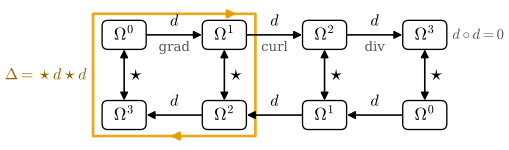

The Python source for this figure:
"""Figure 35.2.1: the diagram view of exterior calculus on R^3 (Section 35.2, Proposition 35.2.9 and
Proposition 35.2.12). Schematic.

Top row: Omega^0 -> Omega^1 -> Omega^2 -> Omega^3 joined by d (labels: grad, curl, div under the identification of
Example 35.1.11). Bottom row: Omega^3, Omega^2, Omega^1, Omega^0, placed so that each Omega^k of the top row sits
above Omega^(3-k); the bottom d arrows point to the left. Vertical double arrows are the Hodge star.
The orange loop Omega^0 -> Omega^1 -> (star) Omega^2 -> Omega^3 -> (star) Omega^0 is the Laplacian star d star d.
Self-checks (sympy, through lib/ch35.py): on R^3, star d star d f = f_xx + f_yy + f_zz, star star = 1 on every
degree, and d d = 0 on 0- and 1-forms with general coefficient functions.
"""
import sys
from pathlib import Path

import sympy as sp

import dgfig

sys.path.insert(0, str(Path(__file__).resolve().parents[1] / "lib"))
import ch35  # noqa: E402

dgfig.setup()
import matplotlib.pyplot as plt  # noqa: E402
from matplotlib.patches import FancyArrowPatch, FancyBboxPatch  # noqa: E402

C = dgfig.COLORS
x, y, z = sp.symbols("x y z", real=True)
X3 = [x, y, z]
f = sp.Function("f")(x, y, z)
lap = ch35.hodge(ch35.d(ch35.hodge(ch35.d({(): f}, X3), 3), X3), 3)
assert sp.simplify(lap.get((), 0) - ch35.laplacian(f, X3)) == 0
for k in range(4):
    for I in ch35.increasing(3, k):
        assert ch35.hodge(ch35.hodge({I: 1}, 3), 3) == {I: 1}
assert ch35.d(ch35.d({(): f}, X3), X3) == {}
A = [sp.Function(n)(x, y, z) for n in ("A1", "A2", "A3")]
assert ch35.d(ch35.d(ch35.one_form(A), X3), X3) == {}

fig, ax = plt.subplots(figsize=(6.6, 2.75))
xs = [0.0, 2.0, 4.0, 6.0]
top, bot = 1.6, 0.0


def node(xc, yc, label):
    ax.add_patch(FancyBboxPatch((xc - 0.42, yc - 0.27), 0.84, 0.54, boxstyle="round,pad=0.02,rounding_size=0.12",
                                fc="white", ec=C["main"], lw=1.0, zorder=3))
    ax.text(xc, yc, label, ha="center", va="center", fontsize=13, zorder=4)


def arrow(p, q, color=C["main"], lw=1.2, style="-|>", zorder=2, rad=0.0):
    ax.add_patch(FancyArrowPatch(p, q, arrowstyle=style, mutation_scale=12, color=color, lw=lw, shrinkA=0,
                                 shrinkB=0, zorder=zorder, connectionstyle=f"arc3,rad={rad}"))


for k, xc in enumerate(xs):
    node(xc, top, rf"$\Omega^{k}$")
    node(xc, bot, rf"$\Omega^{3 - k}$")
names = ["grad", "curl", "div"]
for k in range(3):
    arrow((xs[k] + 0.45, top), (xs[k + 1] - 0.45, top))
    ax.text(0.5 * (xs[k] + xs[k + 1]), top + 0.12, r"$d$", ha="center", va="bottom", fontsize=12)
    ax.text(0.5 * (xs[k] + xs[k + 1]), top - 0.12, names[k], ha="center", va="top", fontsize=10, color="#555555")
    arrow((xs[k + 1] - 0.45, bot), (xs[k] + 0.45, bot))
    ax.text(0.5 * (xs[k] + xs[k + 1]), bot + 0.12, r"$d$", ha="center", va="bottom", fontsize=12)
for xc in xs:
    arrow((xc, top - 0.29), (xc, bot + 0.29), style="<|-|>")
    ax.text(xc + 0.1, 0.5 * (top + bot), r"$\star$", ha="left", va="center", fontsize=14)
# Laplacian loop: Omega^0 -d-> Omega^1 -star-> Omega^2 (bottom, under Omega^1) -d-> Omega^3 (bottom, under
# Omega^0) -star-> Omega^0
loop = [(xs[0] + 0.3, top + 0.42), (xs[1] - 0.3, top + 0.42), (xs[1] + 0.62, top + 0.42), (xs[1] + 0.62, bot - 0.42),
        (xs[0] - 0.62, bot - 0.42), (xs[0] - 0.62, top + 0.42), (xs[0] + 0.3, top + 0.42)]
lx, ly = zip(*loop)
ax.plot(lx, ly, color=C["accent"], lw=2.0, zorder=1, alpha=0.9)
for (p, q) in [(loop[1], loop[2]), (loop[3], loop[4])]:
    m = (0.5 * (p[0] + q[0]), 0.5 * (p[1] + q[1]))
    d_ = (q[0] - p[0], q[1] - p[1])
    nrm = (d_[0] ** 2 + d_[1] ** 2) ** 0.5
    arrow((m[0] - 0.08 * d_[0] / nrm, m[1] - 0.08 * d_[1] / nrm), (m[0] + 0.08 * d_[0] / nrm, m[1] + 0.08 * d_[1] / nrm),
          color=C["accent"], lw=2.0, zorder=1)
ax.text(xs[0] - 0.75, 0.5 * (top + bot), r"$\Delta = \star d \star d$", ha="right", va="center", fontsize=12,
        color="#9A6200")
ax.text(xs[3] + 0.55, top, r"$d\circ d = 0$", ha="left", va="center", fontsize=11, color="#555555")
dgfig.schematic_axes(ax, xlim=(-2.25, 7.55), ylim=(-0.6, 2.2))
dgfig.save(fig, __file__)
